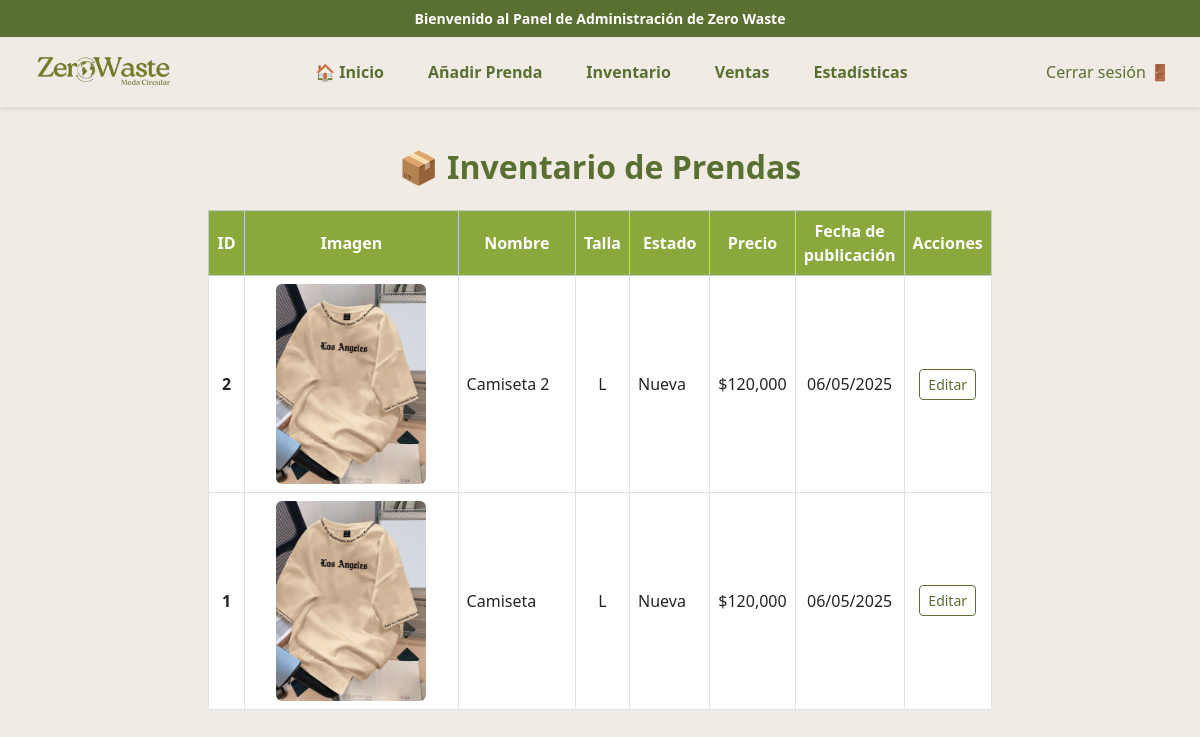
Before: /inventario/ with the older database file.
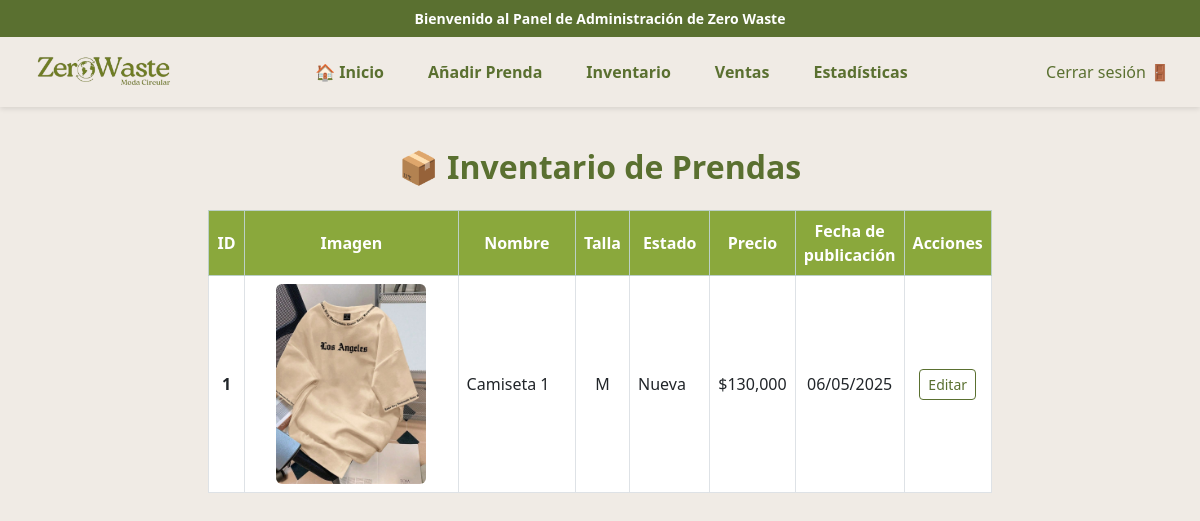
After: the same page with the newer database file.
### inventory/models.py (models this page shows, shortened)
class Prenda(models.Model):
    id = models.AutoField(primary_key=True)
    nombre = models.CharField(max_length=100)
    descripcion = models.TextField()
    talla = models.CharField(max_length=10)
    precio = models.DecimalField(max_digits=8, decimal_places=2)
    estado = models.CharField(max_length=50) #Ej: "nueva", "En buen estado", etc...
    disponible = models.BooleanField(default=True)
    imagen = models.ImageField(upload_to='prendas/')
    fecha_agregado = models.DateTimeField(auto_now_add=True)

### inventory/views.py (the view)
# urls.py: path('inventario/', views.ver_inventario, name='ver_inventario'),
def ver_inventario(request):
    prendas = Prenda.objects.all().order_by('-fecha_agregado')
    return render(request, 'ver_inventario.html', {'prendas': prendas})

### inventory/templates/ver_inventario.html (shortened to what this page needs)
{% load static humanize %}
<!DOCTYPE html>
<html lang="es">
<head>
    <link href="https://cdn.jsdelivr.net/npm/bootstrap@5.3.0/dist/css/bootstrap.min.css" rel="stylesheet">
    <link rel="stylesheet" href="{% static 'inventory/css/admin_dashboard.css' %}">
    <link rel="stylesheet" href="{% static 'inventory/css/ver_inventario.css' %}">
</head>
<body>
    {% include 'navbar_admin.html' %}
    <main class="container-fluid px-5 py-5">
        <h2 class="text-center mb-4">📦 Inventario de Prendas</h2>
        <div class="table-responsive">
            <table class="table table-bordered table-hover align-middle">
                <thead class="table-success text-center">
                    <tr>
                        <th>ID</th>
                        <th>Imagen</th>
                        <th>Nombre</th>
                        <th>Talla</th>
                        <th>Estado</th>
                        <th>Precio</th>
                        <th>Fecha de publicación</th>
                        <th>Acciones</th>
                    </tr>
                </thead>
                <tbody>
                    {% for prenda in prendas %}
                    <tr>
                        <td class="text-center fw-bold">{{ prenda.id }}</td>
                        <td class="text-center">
                            {% if prenda.imagen %}
                                <img src="{{ prenda.imagen.url }}" alt="{{ prenda.nombre }}" width="150">
                            {% else %}
                                <span class="text-muted">Sin imagen</span>
                            {% endif %}
                        </td>
                        <td>{{ prenda.nombre }}</td>
                        <td class="text-center">{{ prenda.talla }}</td>
                        <td>{{ prenda.estado }}</td>
                        <td class="text-end">${{ prenda.precio|floatformat:0|intcomma }}</td>
                        <td class="text-center">{{ prenda.fecha_agregado|date:"d/m/Y" }}</td>
                        <td class="text-center">
                            <a href="#" class="btn btn-sm btn-outline-primary">Editar</a>
                        </td>
                    </tr>
                    {% empty %}
                    <tr><td colspan="8" class="text-center">No hay prendas registradas.</td></tr>
                    {% endfor %}
                </tbody>
            </table>
        </div>
    </main>
</body>
</html>

Changed rows visible on the page:
removed Prenda: id "2", imagen (picture), nombre "Camiseta 2", talla "L", estado "Nueva", precio "120,000", fecha_agregado "06/05/2025"
changed Prenda "Nueva": nombre "Camiseta" → "Camiseta 1"; talla "L" → "M"; precio "120,000" → "130,000"
